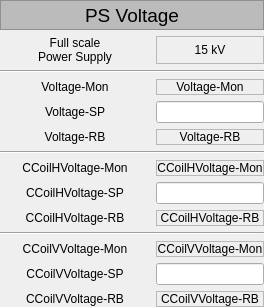
       <widget class="QWidget" name="widget_12" native="true">
        <layout class="QGridLayout" name="gridLayout_11">
         <property name="leftMargin">
          <number>0</number>
         </property>
         <property name="topMargin">
          <number>0</number>
         </property>
         <property name="rightMargin">
          <number>0</number>
         </property>
         <property name="bottomMargin">
          <number>0</number>
         </property>
         <item row="7" column="1">
          <widget class="PyDMLabel" name="PyDMLabel_51">
           <property name="sizePolicy">
            <sizepolicy hsizetype="Expanding" vsizetype="Expanding">
             <horstretch>0</horstretch>
             <verstretch>0</verstretch>
            </sizepolicy>
           </property>
           <property name="toolTip">
            <string/>
           </property>
           <property name="frameShape">
            <enum>QFrame::StyledPanel</enum>
           </property>
           <property name="text">
            <string>CCoilHVoltage-Mon</string>
           </property>
           <property name="alignment">
            <set>Qt::AlignCenter</set>
           </property>
           <property name="channel" stdset="0">
            <string>ca://SpareNLK3:CCoilHVoltage-Mon</string>
           </property>
          </widget>
         </item>
         <item row="10" column="0" colspan="2">
          <widget class="QFrame" name="frame_13">
           <property name="frameShape">
            <enum>QFrame::HLine</enum>
           </property>
           <property name="frameShadow">
            <enum>QFrame::Sunken</enum>
           </property>
          </widget>
         </item>
         <item row="7" column="0">
          <widget class="QLabel" name="label_35">
           <property name="sizePolicy">
            <sizepolicy hsizetype="MinimumExpanding" vsizetype="Expanding">
             <horstretch>0</horstretch>
             <verstretch>0</verstretch>
            </sizepolicy>
           </property>
           <property name="minimumSize">
            <size>
             <width>150</width>
             <height>0</height>
            </size>
           </property>
           <property name="text">
            <string>CCoilHVoltage-Mon</string>
           </property>
           <property name="alignment">
            <set>Qt::AlignCenter</set>
           </property>
          </widget>
         </item>
         <item row="11" column="0">
          <widget class="QLabel" name="label_36">
           <property name="sizePolicy">
            <sizepolicy hsizetype="MinimumExpanding" vsizetype="Expanding">
             <horstretch>0</horstretch>
             <verstretch>0</verstretch>
            </sizepolicy>
           </property>
           <property name="minimumSize">
            <size>
             <width>150</width>
             <height>0</height>
            </size>
           </property>
           <property name="text">
            <string>CCoilVVoltage-Mon</string>
           </property>
           <property name="alignment">
            <set>Qt::AlignCenter</set>
           </property>
          </widget>
         </item>
         <item row="4" column="1">
          <widget class="PyDMLineEdit" name="PyDMLineEdit_4">
           <property name="sizePolicy">
            <sizepolicy hsizetype="Expanding" vsizetype="Expanding">
             <horstretch>0</horstretch>
             <verstretch>0</verstretch>
            </sizepolicy>
           </property>
           <property name="toolTip">
            <string/>
           </property>
           <property name="alignment">
            <set>Qt::AlignCenter</set>
           </property>
           <property name="channel" stdset="0">
            <string>ca://SpareNLK3:Voltage-SP</string>
           </property>
          </widget>
         </item>
         <item row="9" column="0">
          <widget class="QLabel" name="label_37">
           <property name="sizePolicy">
            <sizepolicy hsizetype="MinimumExpanding" vsizetype="Expanding">
             <horstretch>0</horstretch>
             <verstretch>0</verstretch>
            </sizepolicy>
           </property>
           <property name="minimumSize">
            <size>
             <width>150</width>
             <height>0</height>
            </size>
           </property>
           <property name="text">
            <string>CCoilHVoltage-RB</string>
           </property>
           <property name="alignment">
            <set>Qt::AlignCenter</set>
           </property>
          </widget>
         </item>
         <item row="9" column="1">
          <widget class="PyDMLabel" name="PyDMLabel_54">
           <property name="sizePolicy">
            <sizepolicy hsizetype="Expanding" vsizetype="Expanding">
             <horstretch>0</horstretch>
             <verstretch>0</verstretch>
            </sizepolicy>
           </property>
           <property name="toolTip">
            <string/>
           </property>
           <property name="frameShape">
            <enum>QFrame::StyledPanel</enum>
           </property>
           <property name="text">
            <string>CCoilHVoltage-RB</string>
           </property>
           <property name="alignment">
            <set>Qt::AlignCenter</set>
           </property>
           <property name="channel" stdset="0">
            <string>ca://SpareNLK3:CCoilHVoltage-RB</string>
           </property>
          </widget>
         </item>
         <item row="5" column="0">
          <widget class="QLabel" name="label_38">
           <property name="sizePolicy">
            <sizepolicy hsizetype="MinimumExpanding" vsizetype="Expanding">
             <horstretch>0</horstretch>
             <verstretch>0</verstretch>
            </sizepolicy>
           </property>
           <property name="minimumSize">
            <size>
             <width>150</width>
             <height>0</height>
            </size>
           </property>
           <property name="text">
            <string>Voltage-RB</string>
           </property>
           <property name="alignment">
            <set>Qt::AlignCenter</set>
           </property>
          </widget>
         </item>
         <item row="8" column="1">
          <widget class="PyDMLineEdit" name="PyDMLineEdit_9">
           <property name="sizePolicy">
            <sizepolicy hsizetype="Expanding" vsizetype="Expanding">
             <horstretch>0</horstretch>
             <verstretch>0</verstretch>
            </sizepolicy>
           </property>
           <property name="toolTip">
            <string/>
           </property>
           <property name="alignment">
            <set>Qt::AlignCenter</set>
           </property>
           <property name="channel" stdset="0">
            <string>ca://SpareNLK3:CCoilHVoltage-SP</string>
           </property>
          </widget>
         </item>
         <item row="6" column="0" colspan="2">
          <widget class="QFrame" name="frame_14">
           <property name="frameShape">
            <enum>QFrame::HLine</enum>
           </property>
           <property name="frameShadow">
            <enum>QFrame::Sunken</enum>
           </property>
          </widget>
         </item>
         <item row="3" column="1">
          <widget class="PyDMLabel" name="PyDMLabel_63">
           <property name="sizePolicy">
            <sizepolicy hsizetype="Expanding" vsizetype="Expanding">
             <horstretch>0</horstretch>
             <verstretch>0</verstretch>
            </sizepolicy>
           </property>
           <property name="toolTip">
            <string/>
           </property>
           <property name="frameShape">
            <enum>QFrame::StyledPanel</enum>
           </property>
           <property name="text">
            <string>Voltage-Mon</string>
           </property>
           <property name="alignment">
            <set>Qt::AlignCenter</set>
           </property>
           <property name="channel" stdset="0">
            <string>ca://SpareNLK3:Voltage-Mon</string>
           </property>
          </widget>
         </item>
         <item row="2" column="0" colspan="2">
          <widget class="QFrame" name="frame_15">
           <property name="frameShape">
            <enum>QFrame::HLine</enum>
           </property>
           <property name="frameShadow">
            <enum>QFrame::Sunken</enum>
           </property>
          </widget>
         </item>
         <item row="3" column="0">
          <widget class="QLabel" name="label_51">
           <property name="sizePolicy">
            <sizepolicy hsizetype="MinimumExpanding" vsizetype="Expanding">
             <horstretch>0</horstretch>
             <verstretch>0</verstretch>
            </sizepolicy>
           </property>
           <property name="minimumSize">
            <size>
             <width>150</width>
             <height>0</height>
            </size>
           </property>
           <property name="text">
            <string>Voltage-Mon</string>
           </property>
           <property name="alignment">
            <set>Qt::AlignCenter</set>
           </property>
          </widget>
         </item>
         <item row="12" column="1">
          <widget class="PyDMLineEdit" name="PyDMLineEdit_10">
           <property name="sizePolicy">
            <sizepolicy hsizetype="Expanding" vsizetype="Expanding">
             <horstretch>0</horstretch>
             <verstretch>0</verstretch>
            </sizepolicy>
           </property>
           <property name="toolTip">
            <string/>
           </property>
           <property name="alignment">
            <set>Qt::AlignCenter</set>
           </property>
           <property name="channel" stdset="0">
            <string>ca://SpareNLK3:CCoilVVoltage-SP</string>
           </property>
          </widget>
         </item>
         <item row="4" column="0">
          <widget class="QLabel" name="label_52">
           <property name="sizePolicy">
            <sizepolicy hsizetype="MinimumExpanding" vsizetype="Expanding">
             <horstretch>0</horstretch>
             <verstretch>0</verstretch>
            </sizepolicy>
           </property>
           <property name="minimumSize">
            <size>
             <width>150</width>
             <height>0</height>
            </size>
           </property>
           <property name="text">
            <string>Voltage-SP</string>
           </property>
           <property name="alignment">
            <set>Qt::AlignCenter</set>
           </property>
          </widget>
         </item>
         <item row="1" column="1">
          <widget class="QLabel" name="label_8">
           <property name="sizePolicy">
            <sizepolicy hsizetype="Expanding" vsizetype="Expanding">
             <horstretch>0</horstretch>
             <verstretch>0</verstretch>
            </sizepolicy>
           </property>
           <property name="frameShape">
            <enum>QFrame::StyledPanel</enum>
           </property>
           <property name="text">
            <string>15 kV</string>
           </property>
           <property name="alignment">
            <set>Qt::AlignCenter</set>
           </property>
          </widget>
         </item>
         <item row="13" column="1">
          <widget class="PyDMLabel" name="PyDMLabel_64">
           <property name="sizePolicy">
            <sizepolicy hsizetype="Expanding" vsizetype="Expanding">
             <horstretch>0</horstretch>
             <verstretch>0</verstretch>
            </sizepolicy>
           </property>
           <property name="toolTip">
            <string/>
           </property>
           <property name="frameShape">
            <enum>QFrame::StyledPanel</enum>
           </property>
           <property name="text">
            <string>CCoilVVoltage-RB</string>
           </property>
           <property name="alignment">
            <set>Qt::AlignCenter</set>
           </property>
           <property name="channel" stdset="0">
            <string>ca://SpareNLK3:CCoilVVoltage-RB</string>
           </property>
          </widget>
         </item>
         <item row="1" column="0">
          <widget class="QLabel" name="label_53">
           <property name="sizePolicy">
            <sizepolicy hsizetype="MinimumExpanding" vsizetype="Expanding">
             <horstretch>0</horstretch>
             <verstretch>0</verstretch>
            </sizepolicy>
           </property>
           <property name="minimumSize">
            <size>
             <width>150</width>
             <height>0</height>
            </size>
           </property>
           <property name="acceptDrops">
            <bool>false</bool>
           </property>
           <property name="layoutDirection">
            <enum>Qt::LeftToRight</enum>
           </property>
           <property name="text">
            <string>Full scale
Power Supply</string>
           </property>
           <property name="scaledContents">
            <bool>false</bool>
           </property>
           <property name="alignment">
            <set>Qt::AlignCenter</set>
           </property>
           <property name="wordWrap">
            <bool>true</bool>
           </property>
          </widget>
         </item>
         <item row="11" column="1">
          <widget class="PyDMLabel" name="PyDMLabel_65">
           <property name="sizePolicy">
            <sizepolicy hsizetype="Expanding" vsizetype="Expanding">
             <horstretch>0</horstretch>
             <verstretch>0</verstretch>
            </sizepolicy>
           </property>
           <property name="toolTip">
            <string/>
           </property>
           <property name="frameShape">
            <enum>QFrame::StyledPanel</enum>
           </property>
           <property name="text">
            <string>CCoilVVoltage-Mon</string>
           </property>
           <property name="alignment">
            <set>Qt::AlignCenter</set>
           </property>
           <property name="channel" stdset="0">
            <string>ca://SpareNLK3:CCoilVVoltage-Mon</string>
           </property>
          </widget>
         </item>
         <item row="8" column="0">
          <widget class="QLabel" name="label_54">
           <property name="sizePolicy">
            <sizepolicy hsizetype="MinimumExpanding" vsizetype="Expanding">
             <horstretch>0</horstretch>
             <verstretch>0</verstretch>
            </sizepolicy>
           </property>
           <property name="minimumSize">
            <size>
             <width>150</width>
             <height>0</height>
            </size>
           </property>
           <property name="text">
            <string>CCoilHVoltage-SP</string>
           </property>
           <property name="alignment">
            <set>Qt::AlignCenter</set>
           </property>
          </widget>
         </item>
         <item row="5" column="1">
          <widget class="PyDMLabel" name="PyDMLabel_66">
           <property name="sizePolicy">
            <sizepolicy hsizetype="Expanding" vsizetype="Expanding">
             <horstretch>0</horstretch>
             <verstretch>0</verstretch>
            </sizepolicy>
           </property>
           <property name="toolTip">
            <string/>
           </property>
           <property name="frameShape">
            <enum>QFrame::StyledPanel</enum>
           </property>
           <property name="text">
            <string>Voltage-RB</string>
           </property>
           <property name="alignment">
            <set>Qt::AlignCenter</set>
           </property>
           <property name="channel" stdset="0">
            <string>ca://SpareNLK3:Voltage-RB</string>
           </property>
          </widget>
         </item>
         <item row="12" column="0">
          <widget class="QLabel" name="label_55">
           <property name="sizePolicy">
            <sizepolicy hsizetype="MinimumExpanding" vsizetype="Expanding">
             <horstretch>0</horstretch>
             <verstretch>0</verstretch>
            </sizepolicy>
           </property>
           <property name="minimumSize">
            <size>
             <width>150</width>
             <height>0</height>
            </size>
           </property>
           <property name="text">
            <string>CCoilVVoltage-SP</string>
           </property>
           <property name="alignment">
            <set>Qt::AlignCenter</set>
           </property>
          </widget>
         </item>
         <item row="13" column="0">
          <widget class="QLabel" name="label_56">
           <property name="sizePolicy">
            <sizepolicy hsizetype="MinimumExpanding" vsizetype="Expanding">
             <horstretch>0</horstretch>
             <verstretch>0</verstretch>
            </sizepolicy>
           </property>
           <property name="minimumSize">
            <size>
             <width>150</width>
             <height>0</height>
            </size>
           </property>
           <property name="text">
            <string>CCoilVVoltage-RB</string>
           </property>
           <property name="alignment">
            <set>Qt::AlignCenter</set>
           </property>
          </widget>
         </item>
         <item row="0" column="0" colspan="2">
          <widget class="QLabel" name="label_339">
           <property name="sizePolicy">
            <sizepolicy hsizetype="MinimumExpanding" vsizetype="Expanding">
             <horstretch>0</horstretch>
             <verstretch>0</verstretch>
            </sizepolicy>
           </property>
           <property name="minimumSize">
            <size>
             <width>0</width>
             <height>30</height>
            </size>
           </property>
           <property name="maximumSize">
            <size>
             <width>16777215</width>
             <height>30</height>
            </size>
           </property>
           <property name="palette">
            <palette>
             <active>
              <colorrole role="WindowText">
               <brush brushstyle="SolidPattern">
                <color alpha="255">
                 <red>0</red>
                 <green>0</green>
                 <blue>0</blue>
                </color>
               </brush>
              </colorrole>
              <colorrole role="Button">
               <brush brushstyle="SolidPattern">
                <color alpha="255">
                 <red>187</red>
                 <green>187</green>
                 <blue>187</blue>
                </color>
               </brush>
              </colorrole>
              <colorrole role="Light">
               <brush brushstyle="SolidPattern">
                <color alpha="255">
                 <red>255</red>
                 <green>255</green>
                 <blue>255</blue>
                </color>
               </brush>
              </colorrole>
              <colorrole role="Midlight">
               <brush brushstyle="SolidPattern">
                <color alpha="255">
                 <red>221</red>
                 <green>221</green>
                 <blue>221</blue>
                </color>
               </brush>
              </colorrole>
              <colorrole role="Dark">
               <brush brushstyle="SolidPattern">
                <color alpha="255">
                 <red>93</red>
                 <green>93</green>
                 <blue>93</blue>
                </color>
               </brush>
              </colorrole>
              <colorrole role="Mid">
               <brush brushstyle="SolidPattern">
                <color alpha="255">
                 <red>125</red>
                 <green>125</green>
                 <blue>125</blue>
                </color>
               </brush>
              </colorrole>
              <colorrole role="Text">
               <brush brushstyle="SolidPattern">
                <color alpha="255">
                 <red>0</red>
                 <green>0</green>
                 <blue>0</blue>
                </color>
               </brush>
              </colorrole>
              <colorrole role="BrightText">
               <brush brushstyle="SolidPattern">
                <color alpha="255">
                 <red>255</red>
                 <green>255</green>
                 <blue>255</blue>
                </color>
               </brush>
              </colorrole>
              <colorrole role="ButtonText">
               <brush brushstyle="SolidPattern">
                <color alpha="255">
                 <red>0</red>
                 <green>0</green>
                 <blue>0</blue>
                </color>
               </brush>
              </colorrole>
              <colorrole role="Base">
               <brush brushstyle="SolidPattern">
                <color alpha="255">
                 <red>255</red>
                 <green>255</green>
                 <blue>255</blue>
                </color>
               </brush>
              </colorrole>
              <colorrole role="Window">
               <brush brushstyle="SolidPattern">
                <color alpha="255">
                 <red>187</red>
                 <green>187</green>
                 <blue>187</blue>
                </color>
               </brush>
              </colorrole>
              <colorrole role="Shadow">
               <brush brushstyle="SolidPattern">
                <color alpha="255">
                 <red>0</red>
                 <green>0</green>
                 <blue>0</blue>
                </color>
               </brush>
              </colorrole>
              <colorrole role="AlternateBase">
               <brush brushstyle="SolidPattern">
                <color alpha="255">
                 <red>221</red>
                 <green>221</green>
                 <blue>221</blue>
                </color>
               </brush>
              </colorrole>
              <colorrole role="ToolTipBase">
               <brush brushstyle="SolidPattern">
                <color alpha="255">
                 <red>255</red>
                 <green>255</green>
                 <blue>220</blue>
                </color>
               </brush>
              </colorrole>
              <colorrole role="ToolTipText">
               <brush brushstyle="SolidPattern">
                <color alpha="255">
                 <red>0</red>
                 <green>0</green>
                 <blue>0</blue>
                </color>
               </brush>
              </colorrole>
              <colorrole role="PlaceholderText">
               <brush brushstyle="NoBrush">
                <color alpha="128">
                 <red>0</red>
                 <green>0</green>
                 <blue>0</blue>
                </color>
               </brush>
              </colorrole>
             </active>
             <inactive>
              <colorrole role="WindowText">
               <brush brushstyle="SolidPattern">
                <color alpha="255">
                 <red>0</red>
                 <green>0</green>
                 <blue>0</blue>
                </color>
               </brush>
              </colorrole>
              <colorrole role="Button">
               <brush brushstyle="SolidPattern">
                <color alpha="255">
                 <red>187</red>
                 <green>187</green>
                 <blue>187</blue>
                </color>
               </brush>
              </colorrole>
              <colorrole role="Light">
               <brush brushstyle="SolidPattern">
                <color alpha="255">
                 <red>255</red>
                 <green>255</green>
                 <blue>255</blue>
                </color>
               </brush>
              </colorrole>
              <colorrole role="Midlight">
               <brush brushstyle="SolidPattern">
                <color alpha="255">
                 <red>221</red>
                 <green>221</green>
                 <blue>221</blue>
                </color>
               </brush>
              </colorrole>
              <colorrole role="Dark">
               <brush brushstyle="SolidPattern">
                <color alpha="255">
                 <red>93</red>
                 <green>93</green>
                 <blue>93</blue>
                </color>
               </brush>
              </colorrole>
              <colorrole role="Mid">
               <brush brushstyle="SolidPattern">
                <color alpha="255">
                 <red>125</red>
                 <green>125</green>
                 <blue>125</blue>
                </color>
               </brush>
              </colorrole>
              <colorrole role="Text">
               <brush brushstyle="SolidPattern">
                <color alpha="255">
                 <red>0</red>
                 <green>0</green>
                 <blue>0</blue>
                </color>
               </brush>
              </colorrole>
              <colorrole role="BrightText">
               <brush brushstyle="SolidPattern">
                <color alpha="255">
                 <red>255</red>
                 <green>255</green>
                 <blue>255</blue>
                </color>
               </brush>
              </colorrole>
              <colorrole role="ButtonText">
               <brush brushstyle="SolidPattern">
                <color alpha="255">
                 <red>0</red>
                 <green>0</green>
                 <blue>0</blue>
                </color>
               </brush>
              </colorrole>
              <colorrole role="Base">
               <brush brushstyle="SolidPattern">
                <color alpha="255">
                 <red>255</red>
                 <green>255</green>
                 <blue>255</blue>
                </color>
               </brush>
              </colorrole>
              <colorrole role="Window">
               <brush brushstyle="SolidPattern">
                <color alpha="255">
                 <red>187</red>
                 <green>187</green>
                 <blue>187</blue>
                </color>
               </brush>
              </colorrole>
              <colorrole role="Shadow">
               <brush brushstyle="SolidPattern">
                <color alpha="255">
                 <red>0</red>
                 <green>0</green>
                 <blue>0</blue>
                </color>
               </brush>
              </colorrole>
              <colorrole role="AlternateBase">
               <brush brushstyle="SolidPattern">
                <color alpha="255">
                 <red>221</red>
                 <green>221</green>
                 <blue>221</blue>
                </color>
               </brush>
              </colorrole>
              <colorrole role="ToolTipBase">
               <brush brushstyle="SolidPattern">
                <color alpha="255">
                 <red>255</red>
                 <green>255</green>
                 <blue>220</blue>
                </color>
               </brush>
              </colorrole>
              <colorrole role="ToolTipText">
               <brush brushstyle="SolidPattern">
                <color alpha="255">
                 <red>0</red>
                 <green>0</green>
                 <blue>0</blue>
                </color>
               </brush>
              </colorrole>
              <colorrole role="PlaceholderText">
               <brush brushstyle="NoBrush">
                <color alpha="128">
                 <red>0</red>
                 <green>0</green>
                 <blue>0</blue>
                </color>
               </brush>
              </colorrole>
             </inactive>
             <disabled>
              <colorrole role="WindowText">
               <brush brushstyle="SolidPattern">
                <color alpha="255">
                 <red>93</red>
                 <green>93</green>
                 <blue>93</blue>
                </color>
               </brush>
              </colorrole>
              <colorrole role="Button">
               <brush brushstyle="SolidPattern">
                <color alpha="255">
                 <red>187</red>
                 <green>187</green>
                 <blue>187</blue>
                </color>
               </brush>
              </colorrole>
              <colorrole role="Light">
               <brush brushstyle="SolidPattern">
                <color alpha="255">
                 <red>255</red>
                 <green>255</green>
                 <blue>255</blue>
                </color>
               </brush>
              </colorrole>
              <colorrole role="Midlight">
               <brush brushstyle="SolidPattern">
                <color alpha="255">
                 <red>221</red>
                 <green>221</green>
                 <blue>221</blue>
                </color>
               </brush>
              </colorrole>
              <colorrole role="Dark">
               <brush brushstyle="SolidPattern">
                <color alpha="255">
                 <red>93</red>
                 <green>93</green>
                 <blue>93</blue>
                </color>
               </brush>
              </colorrole>
              <colorrole role="Mid">
               <brush brushstyle="SolidPattern">
                <color alpha="255">
                 <red>125</red>
                 <green>125</green>
                 <blue>125</blue>
                </color>
               </brush>
              </colorrole>
              <colorrole role="Text">
               <brush brushstyle="SolidPattern">
                <color alpha="255">
                 <red>93</red>
                 <green>93</green>
                 <blue>93</blue>
                </color>
               </brush>
              </colorrole>
              <colorrole role="BrightText">
               <brush brushstyle="SolidPattern">
                <color alpha="255">
                 <red>255</red>
                 <green>255</green>
                 <blue>255</blue>
                </color>
               </brush>
              </colorrole>
              <colorrole role="ButtonText">
               <brush brushstyle="SolidPattern">
                <color alpha="255">
                 <red>93</red>
                 <green>93</green>
                 <blue>93</blue>
                </color>
               </brush>
              </colorrole>
              <colorrole role="Base">
               <brush brushstyle="SolidPattern">
                <color alpha="255">
                 <red>187</red>
                 <green>187</green>
                 <blue>187</blue>
                </color>
               </brush>
              </colorrole>
              <colorrole role="Window">
               <brush brushstyle="SolidPattern">
                <color alpha="255">
                 <red>187</red>
                 <green>187</green>
                 <blue>187</blue>
                </color>
               </brush>
              </colorrole>
              <colorrole role="Shadow">
               <brush brushstyle="SolidPattern">
                <color alpha="255">
                 <red>0</red>
                 <green>0</green>
                 <blue>0</blue>
                </color>
               </brush>
              </colorrole>
              <colorrole role="AlternateBase">
               <brush brushstyle="SolidPattern">
                <color alpha="255">
                 <red>187</red>
                 <green>187</green>
                 <blue>187</blue>
                </color>
               </brush>
              </colorrole>
              <colorrole role="ToolTipBase">
               <brush brushstyle="SolidPattern">
                <color alpha="255">
                 <red>255</red>
                 <green>255</green>
                 <blue>220</blue>
                </color>
               </brush>
              </colorrole>
              <colorrole role="ToolTipText">
               <brush brushstyle="SolidPattern">
                <color alpha="255">
                 <red>0</red>
                 <green>0</green>
                 <blue>0</blue>
                </color>
               </brush>
              </colorrole>
              <colorrole role="PlaceholderText">
               <brush brushstyle="NoBrush">
                <color alpha="128">
                 <red>0</red>
                 <green>0</green>
                 <blue>0</blue>
                </color>
               </brush>
              </colorrole>
             </disabled>
            </palette>
           </property>
           <property name="font">
            <font>
             <family>Cantarell</family>
             <pointsize>14</pointsize>
            </font>
           </property>
           <property name="autoFillBackground">
            <bool>true</bool>
           </property>
           <property name="frameShape">
            <enum>QFrame::StyledPanel</enum>
           </property>
           <property name="text">
            <string>PS Voltage</string>
           </property>
           <property name="alignment">
            <set>Qt::AlignCenter</set>
           </property>
          </widget>
         </item>
        </layout>
       </widget>
